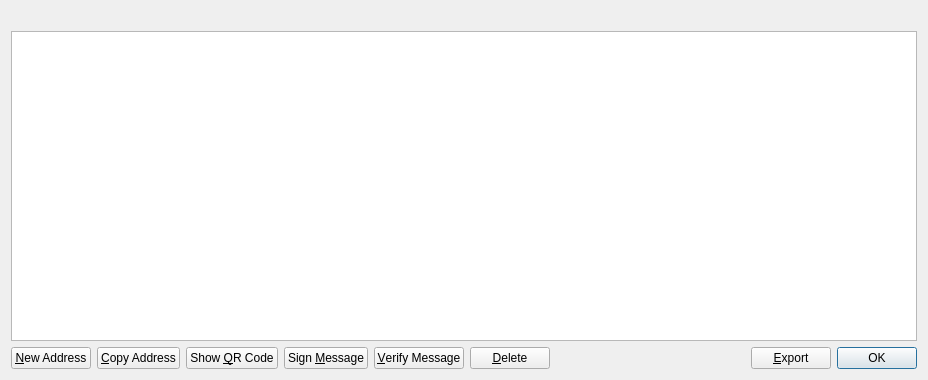
<?xml version="1.0" encoding="UTF-8"?>
<ui version="4.0">
 <class>AddressBookPage</class>
 <widget class="QWidget" name="AddressBookPage">
  <property name="geometry">
   <rect>
    <x>0</x>
    <y>0</y>
    <width>928</width>
    <height>380</height>
   </rect>
  </property>
  <property name="windowTitle">
   <string>Address Book</string>
  </property>
  <layout class="QVBoxLayout" name="verticalLayout">
   <item>
    <widget class="QLabel" name="labelExplanation">
     <property name="textFormat">
      <enum>Qt::PlainText</enum>
     </property>
     <property name="wordWrap">
      <bool>true</bool>
     </property>
    </widget>
   </item>
   <item>
    <widget class="QTableView" name="tableView">
     <property name="contextMenuPolicy">
      <enum>Qt::CustomContextMenu</enum>
     </property>
     <property name="toolTip">
      <string>Double-click to edit address or label</string>
     </property>
     <property name="tabKeyNavigation">
      <bool>false</bool>
     </property>
     <property name="alternatingRowColors">
      <bool>true</bool>
     </property>
     <property name="selectionMode">
      <enum>QAbstractItemView::SingleSelection</enum>
     </property>
     <property name="selectionBehavior">
      <enum>QAbstractItemView::SelectRows</enum>
     </property>
     <property name="sortingEnabled">
      <bool>true</bool>
     </property>
     <attribute name="verticalHeaderVisible">
      <bool>false</bool>
     </attribute>
    </widget>
   </item>
   <item>
    <layout class="QHBoxLayout" name="horizontalLayout">
     <item>
      <widget class="QPushButton" name="newAddress">
       <property name="toolTip">
        <string>Create a new address</string>
       </property>
       <property name="text">
        <string>&amp;New Address</string>
       </property>
       <property name="icon">
        <iconset resource="../bitcoin.qrc">
         <normaloff>:/icons/add</normaloff>:/icons/add</iconset>
       </property>
      </widget>
     </item>
     <item>
      <widget class="QPushButton" name="copyAddress">
       <property name="toolTip">
        <string>Copy the currently selected address to the system clipboard</string>
       </property>
       <property name="text">
        <string>&amp;Copy Address</string>
       </property>
       <property name="icon">
        <iconset resource="../bitcoin.qrc">
         <normaloff>:/icons/editcopy</normaloff>:/icons/editcopy</iconset>
       </property>
      </widget>
     </item>
     <item>
      <widget class="QPushButton" name="showQRCode">
       <property name="text">
        <string>Show &amp;QR Code</string>
       </property>
       <property name="icon">
        <iconset resource="../bitcoin.qrc">
         <normaloff>:/icons/qrcode</normaloff>:/icons/qrcode</iconset>
       </property>
      </widget>
     </item>
     <item>
      <widget class="QPushButton" name="signMessage">
       <property name="toolTip">
        <string>Sign a message to prove you own a Electron address</string>
       </property>
       <property name="text">
        <string>Sign &amp;Message</string>
       </property>
       <property name="icon">
        <iconset resource="../bitcoin.qrc">
         <normaloff>:/icons/edit</normaloff>:/icons/edit</iconset>
       </property>
      </widget>
     </item>
     <item>
      <widget class="QPushButton" name="verifyMessage">
       <property name="toolTip">
        <string>Verify a message to ensure it was signed with a specified Electron address</string>
       </property>
       <property name="text">
        <string>&amp;Verify Message</string>
       </property>
       <property name="icon">
        <iconset resource="../bitcoin.qrc">
         <normaloff>:/icons/transaction_0</normaloff>:/icons/transaction_0</iconset>
       </property>
      </widget>
     </item>
     <item>
      <widget class="QPushButton" name="deleteAddress">
       <property name="toolTip">
        <string>Delete the currently selected address from the list</string>
       </property>
       <property name="text">
        <string>&amp;Delete</string>
       </property>
       <property name="icon">
        <iconset resource="../bitcoin.qrc">
         <normaloff>:/icons/remove</normaloff>:/icons/remove</iconset>
       </property>
      </widget>
     </item>
     <item>
      <spacer name="horizontalSpacer">
       <property name="orientation">
        <enum>Qt::Horizontal</enum>
       </property>
       <property name="sizeHint" stdset="0">
        <size>
         <width>40</width>
         <height>20</height>
        </size>
       </property>
      </spacer>
     </item>
     <item>
      <widget class="QPushButton" name="exportButton">
       <property name="toolTip">
        <string>Export the data in the current tab to a file</string>
       </property>
       <property name="text">
        <string>&amp;Export</string>
       </property>
       <property name="icon">
        <iconset resource="../bitcoin.qrc">
         <normaloff>:/icons/export</normaloff>:/icons/export</iconset>
       </property>
      </widget>
     </item>
     <item>
      <widget class="QDialogButtonBox" name="buttonBox">
       <property name="sizePolicy">
        <sizepolicy hsizetype="Maximum" vsizetype="Fixed">
         <horstretch>0</horstretch>
         <verstretch>0</verstretch>
        </sizepolicy>
       </property>
       <property name="standardButtons">
        <set>QDialogButtonBox::Ok</set>
       </property>
      </widget>
     </item>
    </layout>
   </item>
  </layout>
 </widget>
 <resources>
  <include location="../bitcoin.qrc"/>
 </resources>
 <connections/>
</ui>
